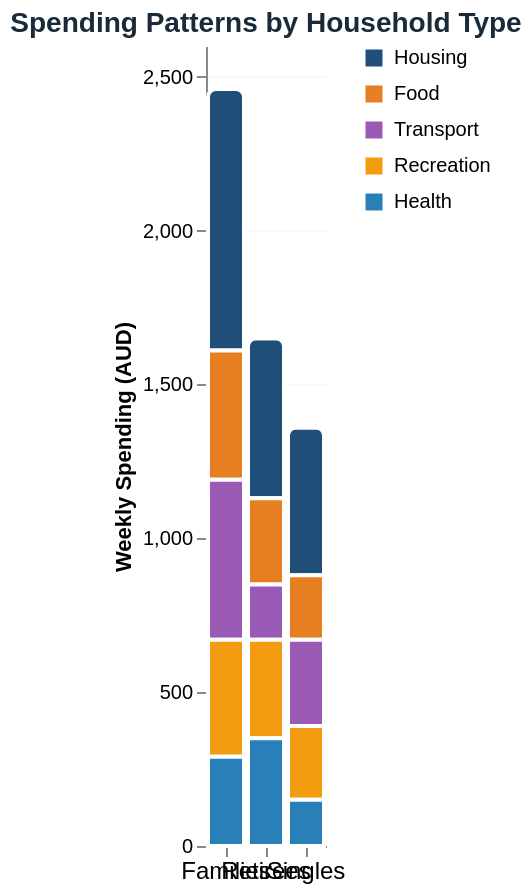

Here is the Vega-Lite specification saved for this chart:
### Vega-Lite specification from a JSON file in a GitHub repository (floating-point values rounded to 4 significant figures)
{"$schema": "https://vega.github.io/schema/vega-lite/v5.json", "title": {"text": "Spending Patterns by Household Type", "fontSize": 14, "fontWeight": 600, "color": "#1a2a3a"}, "width": "container", "height": 400, "config": {"view": {"stroke": "transparent"}}, "data": {"values": [{"household_type": "Families", "category": "Housing", "amount": 850}, {"household_type": "Families", "category": "Food", "amount": 420}, {"household_type": "Families", "category": "Transport", "amount": 520}, {"household_type": "Families", "category": "Recreation", "amount": 380}, {"household_type": "Families", "category": "Health", "amount": 290}, {"household_type": "Singles", "category": "Housing", "amount": 480}, {"household_type": "Singles", "category": "Food", "amount": 210}, {"household_type": "Singles", "category": "Transport", "amount": 280}, {"household_type": "Singles", "category": "Recreation", "amount": 240}, {"household_type": "Singles", "category": "Health", "amount": 150}, {"household_type": "Retirees", "category": "Housing", "amount": 520}, {"household_type": "Retirees", "category": "Food", "amount": 280}, {"household_type": "Retirees", "category": "Transport", "amount": 180}, {"household_type": "Retirees", "category": "Recreation", "amount": 320}, {"household_type": "Retirees", "category": "Health", "amount": 350}]}, "params": [{"name": "categoryHighlight", "select": {"type": "point", "on": "mouseover", "fields": ["category"]}}], "mark": {"type": "bar", "tooltip": {"content": "data"}, "stroke": "white", "cornerRadiusEnd": 4}, "encoding": {"x": {"field": "household_type", "type": "nominal", "title": null, "axis": {"labelFontSize": 12, "labelAngle": 0}}, "y": {"field": "amount", "type": "quantitative", "title": "Weekly Spending (AUD)", "axis": {"tickCount": 5, "grid": true, "gridColor": "#e2e8f0", "gridOpacity": 0.3}}, "color": {"field": "category", "type": "nominal", "scale": {"domain": ["Housing", "Food", "Transport", "Recreation", "Health"], "range": ["#1f4e79", "#e67e22", "#9b59b6", "#f39c12", "#2980b9"]}, "legend": {"orient": "right", "title": null, "labelFontSize": 10}}, "opacity": {"condition": {"param": "categoryHighlight", "value": 1}, "value": 0.2}, "strokeWidth": {"condition": {"param": "categoryHighlight", "value": 2}, "value": 0}, "tooltip": [{"field": "household_type", "type": "nominal", "title": "Household Type"}, {"field": "category", "type": "nominal", "title": "Category"}, {"field": "amount", "type": "quantitative", "title": "Weekly Spending (AUD)", "format": ",.0f"}]}}
